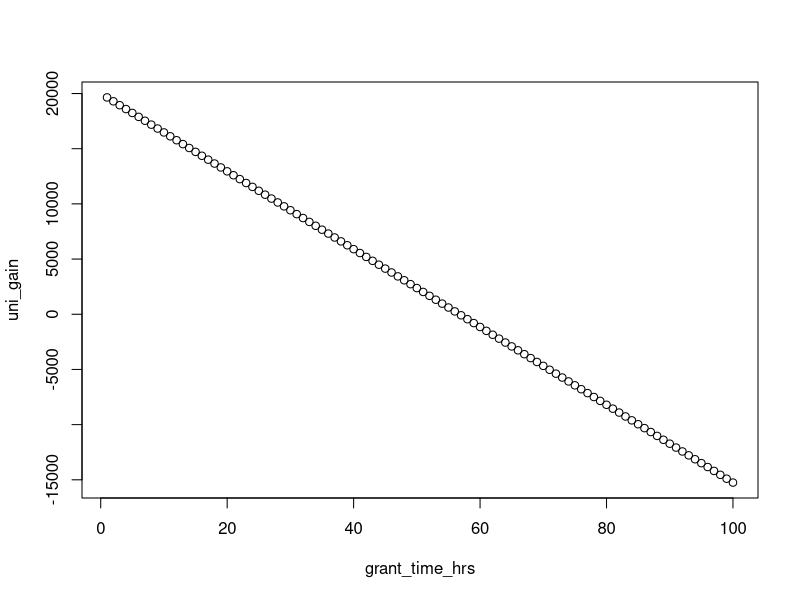

Write the R code that produced this figure.
# model of grant gains versus time loss
#
# created by WRF 2023-03-14
# + = () {}

# base formula:
# 

grant_value = 2000000
overhead = 0.1
applicant_salary = 600000
# assuming 1/50 weeks
grant_time_wks = 0.02
# assuming 25 hours on 37 hour week for 6 weeks off
grant_time_hrs = 25/(37*46)
number_applicants = 100
success_rate = 0.1
( number_applicants * success_rate )

grant_time_hrs = seq(1,100,1)
uni_gain = ( grant_value * overhead * success_rate ) - ( applicant_salary * grant_time_hrs/(37*46) )
plot(grant_time_hrs, uni_gain)

























#